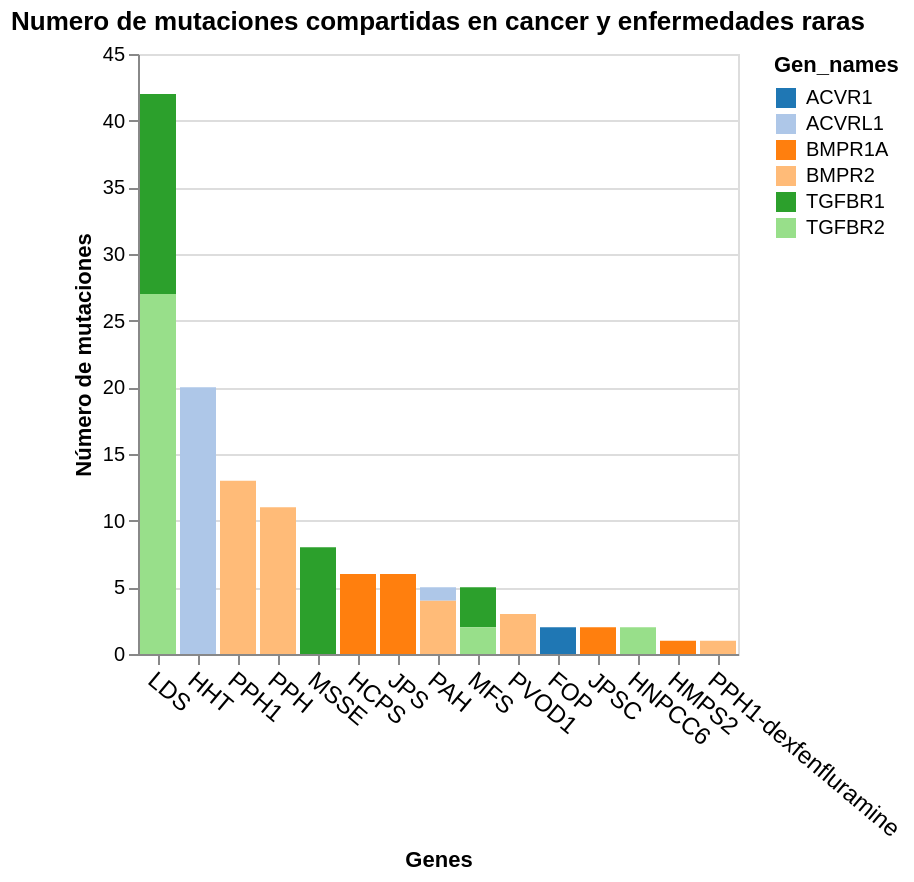

The notebook cell this image was saved under:
### Code cell
import altair as alt
alt.Chart(df_cross_variations
).transform_aggregate(
    unique_aa_mutation='distinct(aa_mutation)',
    groupby=['Gen_names','Condition', 'aa_mutation']
).mark_bar().encode(
    y=alt.Y('count(unique_aa_mutation):Q', title='Número de mutaciones'),
    x=alt.X('Condition', sort='-y', title='Genes',axis=alt.Axis(
              labelAngle=40, labelFontSize=12)),
    color=alt.Color('Gen_names', scale=alt.Scale(scheme='category20')),
     tooltip=['count(unique_aa_mutation):Q', 'Gen_names', 'Condition(s)' ]
).properties(
    title="Numero de mutaciones compartidas en cancer y enfermedades raras"
)

### Figure 1 — Vega-Lite specification as saved in the notebook (floating-point values rounded to 4 significant figures; data arrays with more than 128 entries replaced by an {"elided": "..."} marker saying what was removed)
{"config": {"view": {"continuousWidth": 300, "continuousHeight": 300}}, "data": {"name": "data-9cb0704c653f520822e5818d75043526"}, "mark": {"type": "bar"}, "encoding": {"color": {"field": "Gen_names", "scale": {"scheme": "category20"}, "type": "nominal"}, "tooltip": [{"aggregate": "count", "field": "unique_aa_mutation", "type": "quantitative"}, {"field": "Gen_names", "type": "nominal"}, {"field": "Condition(s)", "type": "nominal"}], "x": {"axis": {"labelAngle": 40, "labelFontSize": 12}, "field": "Condition", "sort": "-y", "title": "Genes", "type": "nominal"}, "y": {"aggregate": "count", "field": "unique_aa_mutation", "title": "Número de mutaciones", "type": "quantitative"}}, "title": "Numero de mutaciones compartidas en cancer y enfermedades raras", "transform": [{"aggregate": [{"op": "distinct", "field": "aa_mutation", "as": "unique_aa_mutation"}], "groupby": ["Gen_names", "Condition", "aa_mutation"]}], "$schema": "https://vega.github.io/schema/vega-lite/v5.17.0.json", "datasets": {"data-9cb0704c653f520822e5818d75043526": {"elided": "224 records"}}}
